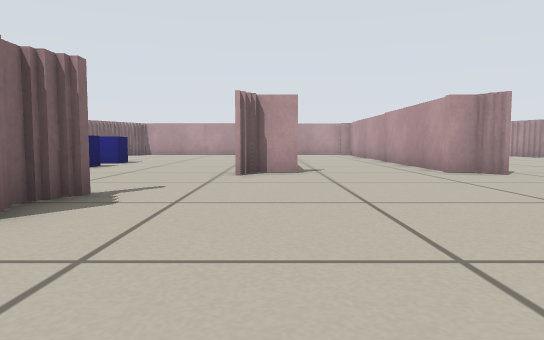
View 1 (above)

18 first-person views from a walk through a robot-simulator world made for Stage. The camera is 0.31 m above the floor, tilts 4° down and sees 70° across. Floor lines are 1 m apart. The floor is counted in squares, 0.5 m on a side. Each view is taken from the middle of a square. On the plan, view 1 faces up. The plan holds only what a view shows up to about 10 squares ahead; the rest is blank. Robots are left out.

View 2
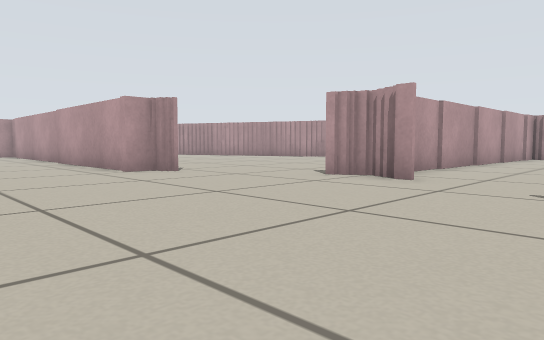

View 3
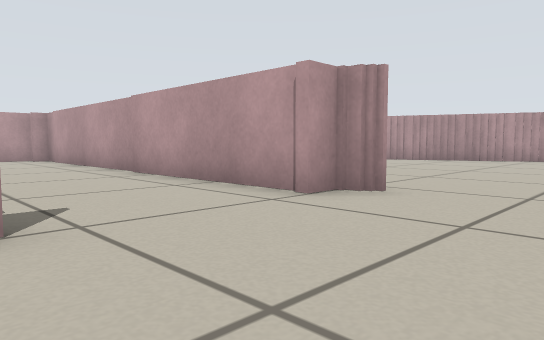

View 4
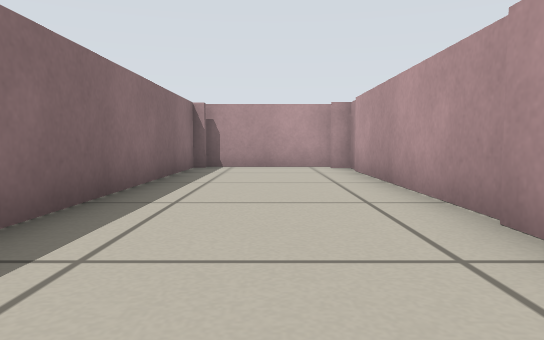

View 5
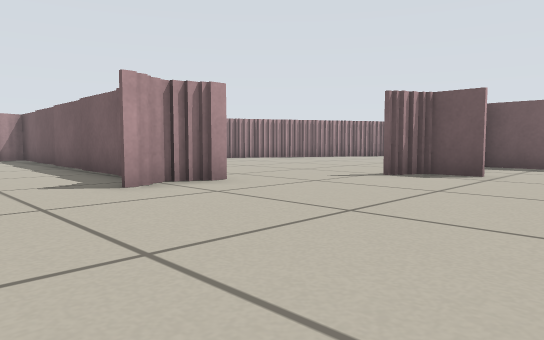

View 6
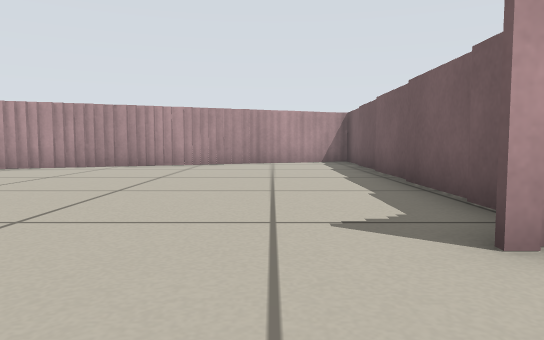

View 7
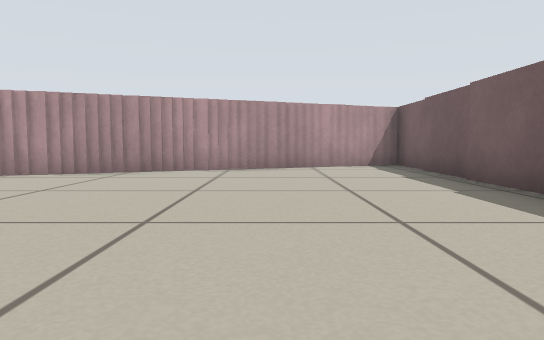

View 8
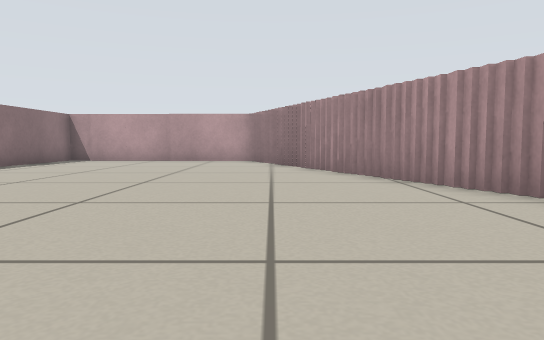

View 9
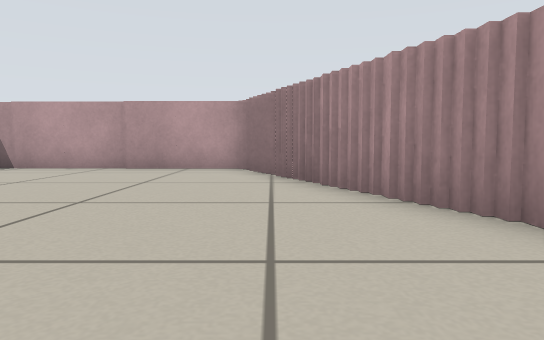

View 10
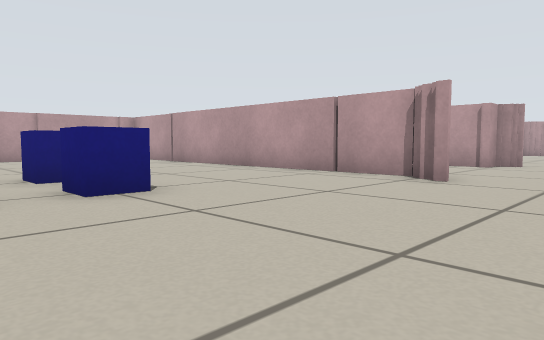

View 11
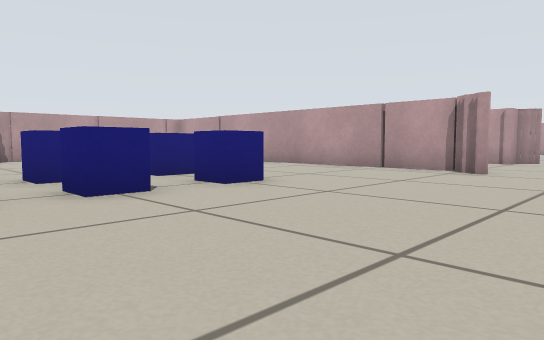

View 12
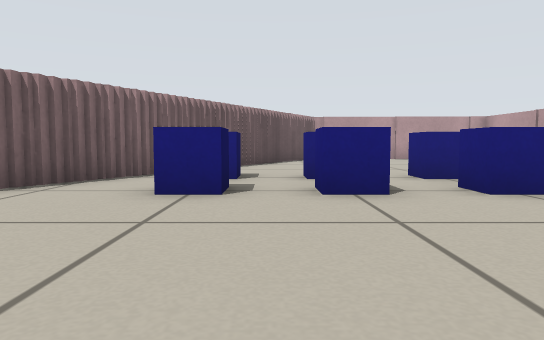

View 13
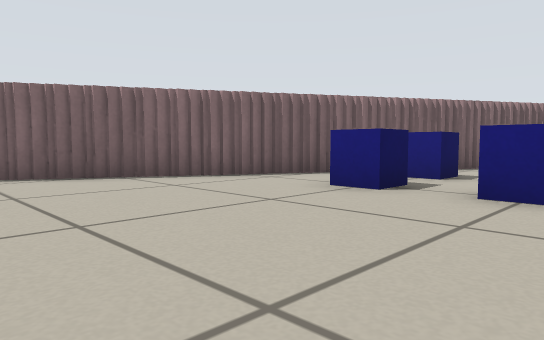

View 14
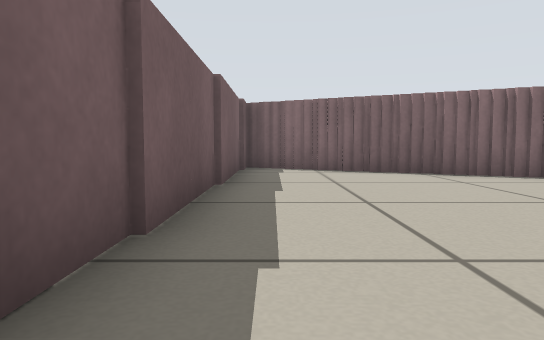

View 15
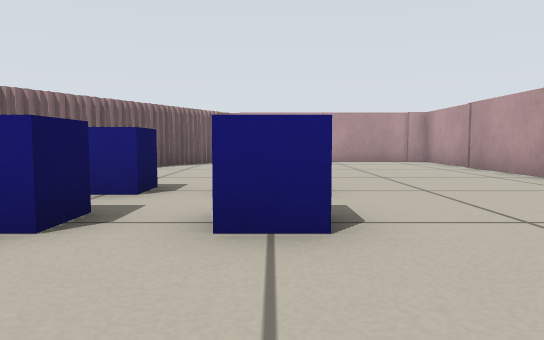

View 16
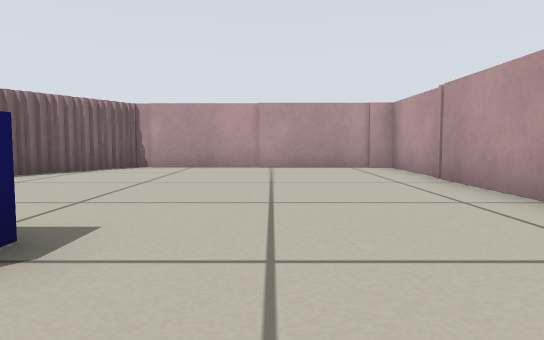

View 17
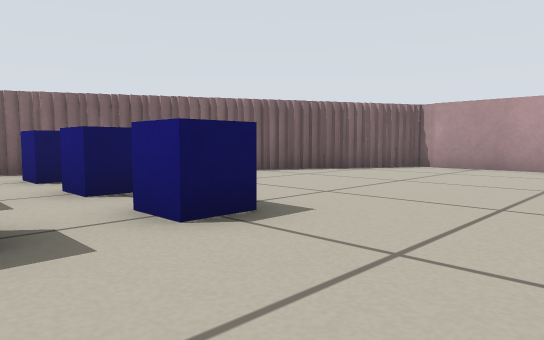

View 18
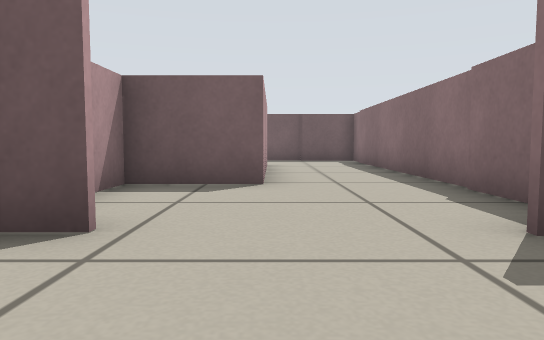

### Floor plan
Points are (right, up) in squares from view 1. A wall is a line through its corners. A room is listed if a view was taken in it or the views show most of it. See-through windows are left out.
Room 1 (views 1, 2, 3, 4, 5, 6, 7, 8, 9, 18)
walls: (4.2, 7.6) (4.2, 8) (3.7, 8) (3.7, 18.6); (6.2, 4.2) (6.2, 4.8); (6.4, 3.9) (6.4, 4.4); (7.5, 4.1) (8.1, 4.1); (6.4, 3.2) (6.4, 3.8); (6.2, 2.9) (6.2, 3.4); (0.6, 8) (-0.4, 8); (8.2, 3.7) (12.5, 3.7); (3.2, -0.6) (4.4, -0.6) (4.4, 0); (-2.6, 4.2) (-2.6, 3.5); (12.6, 3.7) (14.8, 3.7); (13.5, 11.1) (13.5, 11.9); (14, 10) (14, 10.8); (13.8, 10.6) (13.8, 11.2); (14.2, 9.5) (14.2, 10.1); (13.3, 11.8) (13.3, 12.4); (14.4, 9.1) (14.4, 9.6); (13, 12.4) (13, 13.2); (14.7, 8.1) (14.7, 9); (12.8, 13.1) (12.8, 13.8); (14.9, 7.8) (14.9, 8.2); (12.6, 13.6) (12.6, 14.1); (15.1, 7.4) (15.1, 7.9); (12.4, 14) (12.4, 14.6); (12.2, 14.5) (12.2, 15); (15.4, 6.6) (15.4, 7.4); (14.9, 3.5) (16.1, 3.5); (-0.6, -1.9) (-0.6, -8.1); (12, 14.9) (12, 15.5); (15.6, 6.1) (15.6, 6.8); (11.7, 15.4) (11.7, 16.2); (16, 5.2) (16, 6.1); (2, -3.8) (4.2, -3.8) (4.2, -2.8); (3.9, 18.9) (3.9, 19.5); (4.8, 19.6) (3.4, 19.6); (3.6, 20) (0.2, 20); (10.4, 19.3) (4.8, 19.3); (0.1, 19.6) (0.1, 12.6); (2.1, -6.8) (2.1, -4.4)
ways out: opening at (-1.3, 6) to room 2; opening at (-1.7, 2); opening at (4.5, 1.5)
Room 2 (views 10, 11, 12, 13, 14, 15, 16, 17)
walls: (-10, 13.5) (-10, 12.9); (-10.3, 13) (-10.3, 12.5); (-10.5, 12.6) (-10.5, 12.1); (-9.8, 13.9) (-9.8, 13.4); (-10.7, 12.2) (-10.7, 11.6); (-9.5, 14.5) (-9.5, 13.8); (-11, 11.6) (-11, 11); (-9.3, 15) (-9.3, 14.4); (-11.3, 11.1) (-11.3, 10.5); (-11.5, 10.6) (-11.5, 10); (-8.9, 15.8) (-8.9, 15.1); (-8.5, 16.2) (-8.5, 15.6); (-11.9, 10) (-11.9, 9.2); (-8.3, 16.8) (-8.3, 16.1); (-0.5, 7.6) (-0.5, 8.1); (-12.3, 9.4) (-12.3, 8.6); (-0.1, 8.1) (-0.1, 12.4); (-0.1, 13.9) (-0.1, 19.6); (-7.8, 17.6) (-7.8, 16.9); (-12.6, 8.8) (-12.6, 8.1); (-7.6, 18.1) (-7.6, 17.4); (-12.9, 8.1) (-12.9, 7.4); (-7.4, 18.5) (-7.4, 18); (-13.2, 7.5) (-13.2, 6.9); (-7.1, 19) (-7.1, 18.4); (-10.8, 4.1) (-6.2, 4.1); (-13.5, 7) (-13.5, 6.4); (-6.8, 19.5) (-6.8, 18.9); (-13.7, 6.5) (-13.7, 6); (-14, 6.1) (-14, 5.5); (-14.2, 5.6) (-14.2, 5.1); (-14.3, 5.2) (-14.3, 4.8); (-0.5, 19.8) (-6.6, 19.8); (-14.4, 4.3) (-10.6, 4.3)
ways out: opening at (-1.3, 6) to room 1
objects: blue block (-9, 10); blue block (-9, 12); blue block (-7, 10); blue block (-7, 12); blue block (-5, 10); blue block (-5, 12)

Positions as (right, up) in squares from view 1, and headings:
1: (0, 0), facing up
2: (0, 0), facing up-right
3: (0, 5), facing up-right
4: (2, 10), facing up
5: (1, 7), facing down-right
6: (4, 6), facing right
7: (6, 7), facing right
8: (11, 6), facing up
9: (11, 10), facing up
10: (-7, 5), facing up-right
11: (-9, 5), facing up-right
12: (-8, 5), facing up
13: (-6, 5), facing up-left
14: (-5, 5), facing left
15: (-5, 7), facing up
16: (-3, 10), facing up
17: (-2, 10), facing up-left
18: (2, 2), facing down
